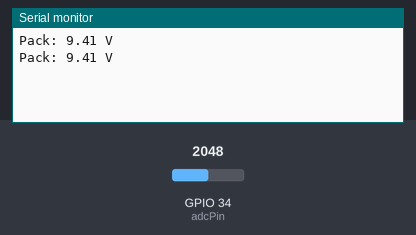
Simulated run of this sketch. Board: ESP32. Parts: the last lines printed to the serial monitor. Inputs (shaded band) come from the test bench; at power-on: GPIO 34 (adcPin) = 2048 (analog values on the 0–4095 scale).

Above: at 1.8 s.
1.9 s: GPIO 34 (adcPin) set to 2866
At 2.4 s:
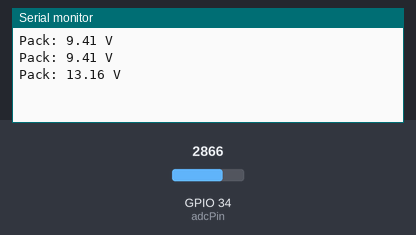
3.4 s: GPIO 34 (adcPin) set to 3603
At 4.8 s:
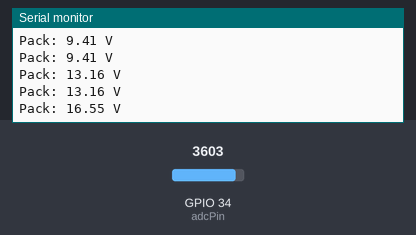
Timing chart, 0 to 6.4 s (numbered marks = the images above; inputs shaded):
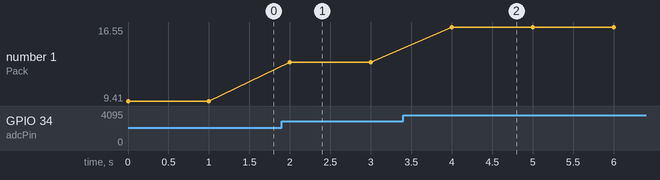

The sketch:

example.ino
```cpp
// Uses an ESP32 ADC pin (GPIO34) to read the divided pack voltage, scales it back to the pack voltage using the divider ratio, and prints the pack voltage over serial.
//
// Buy this module: https://shillehtek.com/products/3s-12v-18650-lithium-battery-protection-board-11-1v-12-6v-balanced-25a
// Full manual: https://shillehtek.com/blogs/shillehtek-product-manuals/3s-12v-18650-lithium-battery-protection-board-11-1v-12-6v-balanced-25a-manual
// More examples: https://github.com/shillehbean/shillehtek-examples
//

// ESP32 reads 3S pack voltage through a 470k/100k divider on GPIO34
// 12.6V / 5.7 = 2.21V at ADC -- safely below 3.3V

const int adcPin = 34;
const float dividerRatio = (470.0 + 100.0) / 100.0;  // = 5.7
const float vRef = 3.3;

void setup() {
  Serial.begin(115200);
  analogReadResolution(12);
}

void loop() {
  int raw = analogRead(adcPin);
  float vAdc = (raw / 4095.0) * vRef;
  float vPack = vAdc * dividerRatio;
  Serial.printf("Pack: %.2f V\n", vPack);
  delay(1000);
}
```

Measured:
- after the input at 1.9 s, the serial monitor: prints a new line after 0.10 s (image 1)
- after the input at 3.4 s, the serial monitor: prints a new line after 0.60 s (image 2)
- plotted number 1: 9.41 → 13.16 after the input at 1.9 s, 13.16 → 16.55 after the input at 3.4 s
